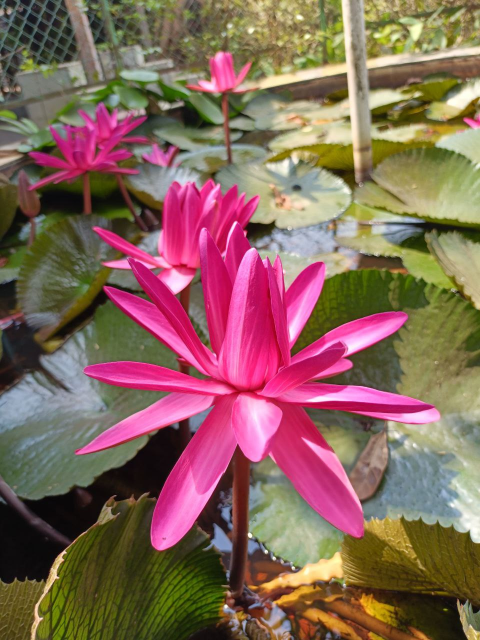
#> input picture Week 1/sample.jpg, 960 x 1280 px (shown at 1/2 size)
$ jupyter execute Week1_Assignment.ipynb
#> lines starting #> are read from the running program, lines starting #| are printed output that depends on the picture
## Problem 1

[cell 1]
import numpy as np
import cv2
import matplotlib.pyplot as plt

[cell 2]
# Task 1.1
arr1 = np.random.randint(0, 256, (15, 15))
thresholded = np.where(arr1 < 120, 0, arr1)
thresholded

[cell 3]
# Task 1.2
def boundary_transversal(matrix):
    top = matrix[0]
    right = matrix[1:-1, -1]
    bottom = matrix[-1][::-1]
    left = matrix[-2:0:-1, 0]
    boundary = np.concatenate([top, right, bottom, left])
    print("Boundary Elements:", boundary)

boundary_transversal(arr1)

[cell 4]
# Task 1.3
binary_array = np.where(arr1 % 2 == 0, 1, 0)
binary_array

## Problem 2

[cell 5]
# Task 2.1
arr2 = np.random.randint(0, 256, (20, 20))
print("Row-wise Max:", np.max(arr2, axis=1))
print("Row-wise Min:", np.min(arr2, axis=1))
print("Row-wise Median:", np.median(arr2, axis=1))
print("Column-wise Max:", np.max(arr2, axis=0))
print("Column-wise Min:", np.min(arr2, axis=0))
print("Column-wise Median:", np.median(arr2, axis=0))

[cell 6]
# Task 2.2
img = arr2.astype(np.uint8)
resized_img = cv2.resize(img, (200, 200), interpolation=cv2.INTER_NEAREST)
cv2.imshow('Nearest Neighbor Interpolation',resized_img)
cv2.waitKey(0)
cv2.destroyAllWindows()

[cell 7]
# Task 2.3
h_grad = np.tile(np.arange(256, dtype=np.uint8), (256, 1))
v_grad = np.tile(np.arange(256, dtype=np.uint8).reshape(-1, 1), (1, 256))

cv2.imshow("Horizontal Gradient", h_grad)
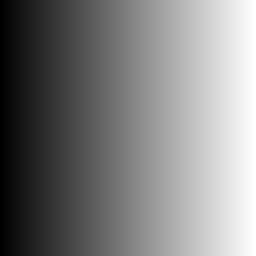
#> window 'Horizontal Gradient': shape (256, 256); min 0, max 255, mean 127.5
cv2.waitKey(0)
cv2.destroyAllWindows()

[cell 8]
cv2.imshow("Vertical Gradient", v_grad)
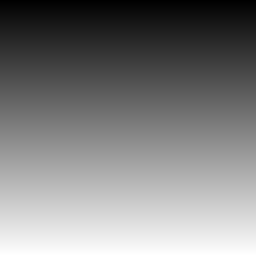
#> window 'Vertical Gradient': shape (256, 256); min 0, max 255, mean 127.5
cv2.waitKey(0)
cv2.destroyAllWindows()

## Problem 3

[cell 9]
img_gray = cv2.imread("sample.jpg", cv2.IMREAD_GRAYSCALE)
#> img_gray: shape (1280, 960); min 0, max 255, mean 110.2
img_color = cv2.imread("sample.jpg")
#> img_color is the input picture: shape (1280, 960, 3); mean B, G, R 90.3, 101.7, 134.6
(h,w) = img_color.shape[:2]
#> h = 1280; w = 960
img_color = cv2.resize(img_color, (w//3,h//3))
#> img_color: shape (426, 320, 3)
img_gray = cv2.resize(img_gray, (w//3,h//3))
#> img_gray: shape (426, 320)
cv2.imshow('Grayscale Image',img_gray)
cv2.waitKey(0)
cv2.destroyAllWindows()

[cell 10]
# Task 3.1: Invert grayscale image
inverted = 255 - img_gray
cv2.imshow('Inverted Grayscale Image',inverted)
cv2.waitKey(0)
cv2.destroyAllWindows()

[cell 11]
# Task 3.2: Zero red channel
b, g, r = cv2.split(img_color)
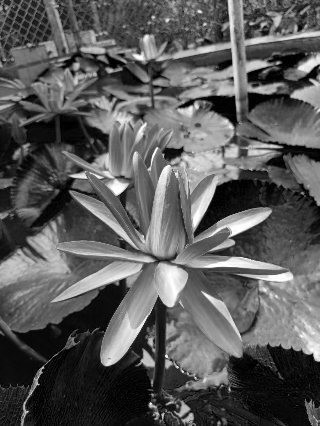
#> b: shape (426, 320); min 0, max 255, mean 90.2
r[:] = 0
#> r: shape (426, 320); every value is 0
merged = cv2.merge([b, g, r])
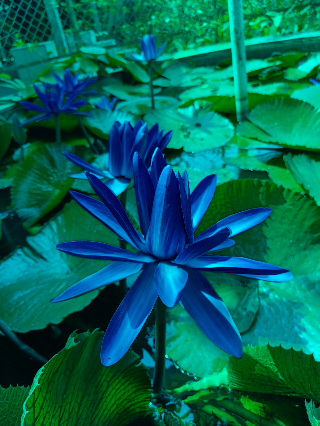
#> merged: shape (426, 320, 3); mean B, G, R 90.2, 101.6, 0
cv2.imshow("Red Channel Zeroed",merged)
cv2.waitKey(0)
cv2.destroyAllWindows()

[cell 12]
# Task 3.3

h_flip = cv2.flip(img_color, 1)
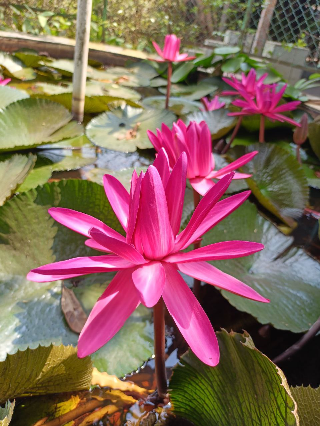
#> h_flip: shape (426, 320, 3); mean B, G, R 90.2, 101.6, 134.5
v_flip = cv2.flip(img_color, 0)
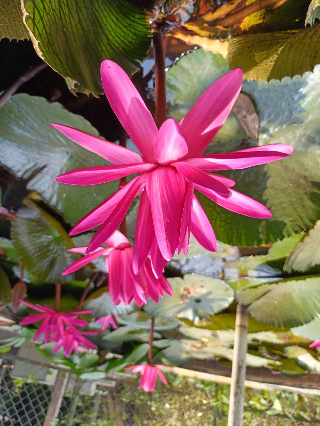
#> v_flip: shape (426, 320, 3); mean B, G, R 90.2, 101.6, 134.5
mirror = cv2.flip(img_color, 1)
h_stack = np.hstack((img_color,h_flip))
v_stack = np.hstack((img_color,v_flip))
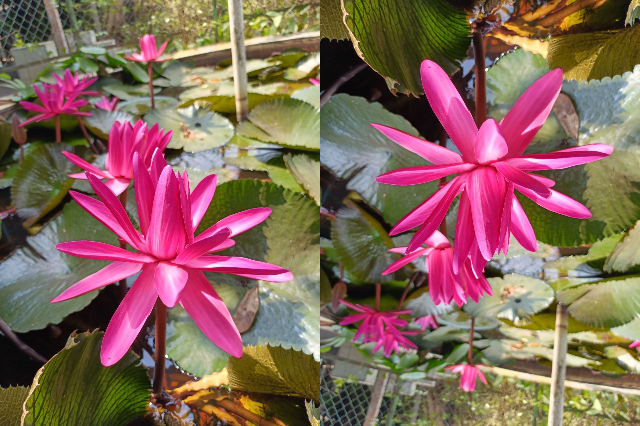
#> v_stack: shape (426, 640, 3); mean B, G, R 90.2, 101.6, 134.5
m_stack = np.hstack((img_color,mirror))

[cell 13]
cv2.imshow("Horizontal Flip",h_stack)
cv2.waitKey(0)
cv2.destroyAllWindows()

[cell 14]
cv2.imshow("Vertical Flip",v_stack)
cv2.waitKey(0)
cv2.destroyAllWindows()

[cell 15]
cv2.imshow("Mirrored Image",m_stack)
cv2.waitKey(0)
cv2.destroyAllWindows()

## Problem 4

[cell 16]
# Task 4.1: Image info
print("Image shape:", img_color.shape)
#| Image shape: (426, 320, 3)
print("Pixel (0,0) BGR values:", img_color[0, 0])
#| Pixel (0,0) BGR values: [56 69 53]

[cell 17]
# Task 4.2: Manual grayscale conversion
def to_grayscale(image):
    return np.dot(image[...,:3], [0.114, 0.587, 0.299]).astype(np.uint8)

gray_manual = to_grayscale(img_color)
cv2.imshow("Manual Grayscale Image",gray_manual)
cv2.waitKey(0)
cv2.destroyAllWindows()

[cell 18]
# Task 4.3: Count white pixels
white_pixel_count = np.sum(np.all(img_color == [255, 255, 255], axis=2))
#> white_pixel_count = 0
print("Number of pure white pixels:", white_pixel_count)
#| Number of pure white pixels: 0

## Problem 5

[cell 19]
# Task 5.1: Grayscale + Gaussian Blur
gray_img = cv2.cvtColor(img_color, cv2.COLOR_BGR2GRAY)
blurred = cv2.GaussianBlur(gray_img, (9, 9), 0)
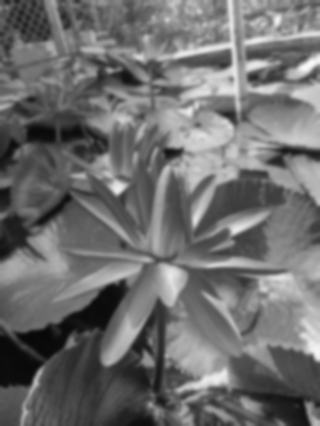
#> blurred: shape (426, 320); min 8, max 249, mean 110.1
cv2.imshow("Blurred Grayscale",blurred)
cv2.waitKey(0)
cv2.destroyAllWindows()

[cell 20]
# Task 5.2: Subtract from white image
white_img = np.full_like(blurred, 255)
subtracted = cv2.subtract(white_img, blurred)
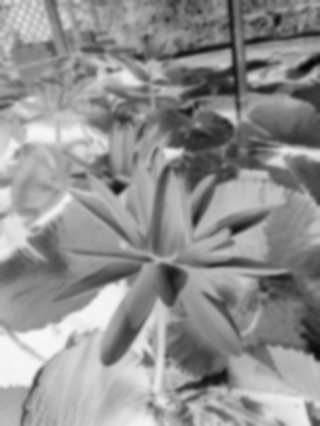
#> subtracted: shape (426, 320); min 6, max 247, mean 144.9
#> white_img: shape (426, 320); every value is 255
cv2.imshow("White - Blurred Image",subtracted)
cv2.waitKey(0)
cv2.destroyAllWindows()

[cell 21]
# Task 5.3: Drawing on blank image
canvas = np.zeros((512, 512, 3), dtype=np.uint8)
cv2.rectangle(canvas, (50, 50), (462, 462), (255, 0, 0), 3)
cv2.circle(canvas, (300, 300), 50, (0, 255, 0), -1)
cv2.line(canvas, (511, 0), (0, 511), (0, 0, 255), 2)
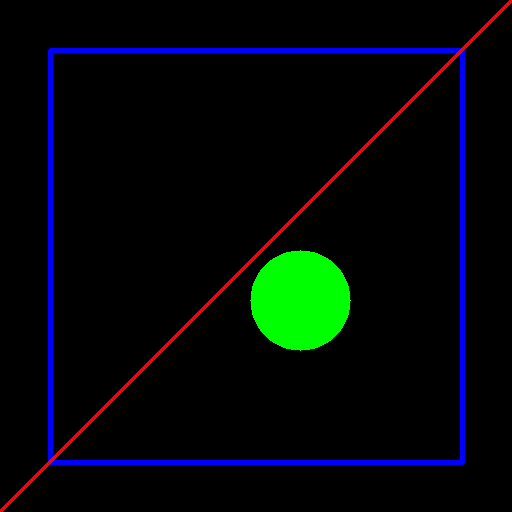
#> canvas: shape (512, 512, 3); mean of channels 0, 1, 2 8, 7.6, 2.5; drawn as B, G, R
cv2.imshow("Shapes on Canvas",canvas)
cv2.waitKey(0)
cv2.destroyAllWindows()
